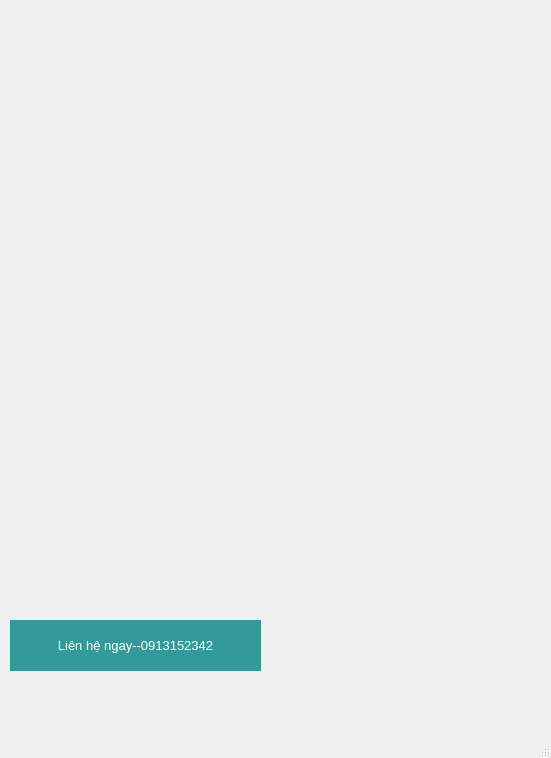
<?xml version="1.0" encoding="UTF-8"?>
<ui version="4.0">
 <class>MainWindow</class>
 <widget class="QMainWindow" name="MainWindow">
  <property name="geometry">
   <rect>
    <x>0</x>
    <y>0</y>
    <width>551</width>
    <height>758</height>
   </rect>
  </property>
  <property name="windowTitle">
   <string>MainWindow</string>
  </property>
  <widget class="QWidget" name="centralwidget">
   <widget class="QLabel" name="label">
    <property name="geometry">
     <rect>
      <x>0</x>
      <y>0</y>
      <width>551</width>
      <height>721</height>
     </rect>
    </property>
    <property name="text">
     <string/>
    </property>
    <property name="pixmap">
     <pixmap>../../../../Downloads/Green Water color Page Border A3 Poster (22).png</pixmap>
    </property>
    <property name="scaledContents">
     <bool>true</bool>
    </property>
   </widget>
   <widget class="QPushButton" name="btnComeback">
    <property name="geometry">
     <rect>
      <x>10</x>
      <y>620</y>
      <width>251</width>
      <height>51</height>
     </rect>
    </property>
    <property name="font">
     <font>
      <pointsize>10</pointsize>
     </font>
    </property>
    <property name="styleSheet">
     <string notr="true">background-color:#339999;
color:white;
border-radius:30</string>
    </property>
    <property name="text">
     <string>Liên hệ ngay--0913152342</string>
    </property>
   </widget>
  </widget>
  <widget class="QMenuBar" name="menubar">
   <property name="geometry">
    <rect>
     <x>0</x>
     <y>0</y>
     <width>551</width>
     <height>26</height>
    </rect>
   </property>
  </widget>
  <widget class="QStatusBar" name="statusbar"/>
 </widget>
 <resources/>
 <connections/>
</ui>
